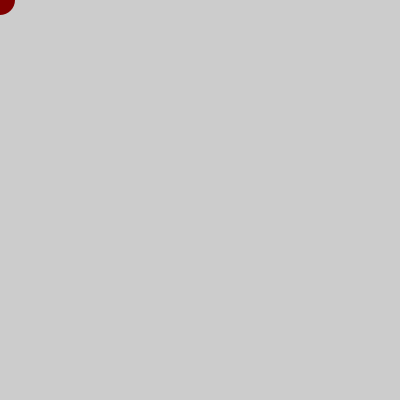
Frame 1 (no input)
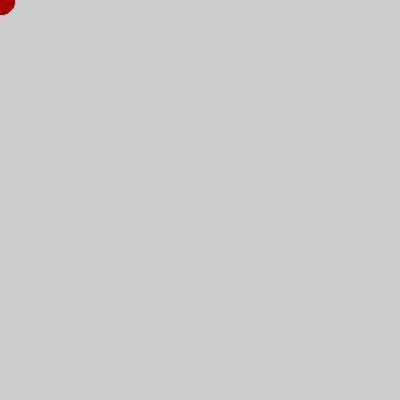
Frame 60 (the mouse pressed at the canvas centre just before this capture)
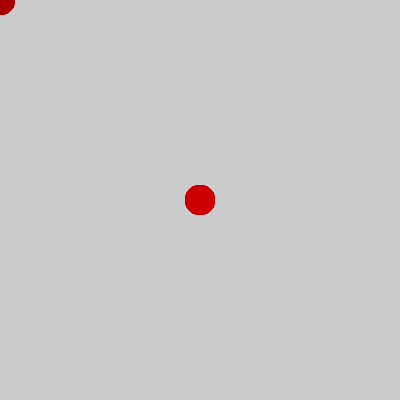
Frame 120 (the mouse held since frame 60 and released just before this capture)

The Processing sketch that drew these frames (run headless with seeded random() and noise(); from frame 60 on, the mouse is pressed at the canvas centre):

// Processing sketch: Red_Snake_Paso_05
// ── Red_Snake_Paso_05.pde
/*
 * Red Snake (Serpiente Roja)
 *
 * Programa para crear una serpiente roja moviendose por la pantalla
 * 
 * Paso 5:
 *  - cambia la intensidad del rojo en funcion del tiempo
 *  - para un mejor efecto visual y evitar que el rojo cambie
 *    de forma brusca, utiliza una funcion matematica (por ejemplo
 *    el seno 'sin()')
 *  - necesitaras una variable para contar el paso del tiempo
 *  - el '20' en la ecuacion de calculo del rojo determina cada cuanto
 *    se repite un color
 *
 * Nota: la funcion 'sin()' devuelve un numero decimal ('float' o en coma flotante)
 *       y por eso hay que emplear la funcion 'int()' para poder asignarla a la
 *       variable que almacena el color rojo
 *
 * (c) 2013-2016 Arduino LLC. 
 */

int rojo = 255;
int tiempo = 0;
 
void setup() {
  size(400, 400);
}

void draw() {
  tiempo = tiempo + 1;  // Incrementa el tiempo en una unidad
  rojo = int(128 * (1 + sin(tiempo * 2 * PI / frameRate / 20)));  // Cambia el rojo, repite el color cada 20s
  
  noStroke();             
  fill(rojo, 0, 0);          
  ellipse(mouseX, mouseY, 30, 30); 
}
